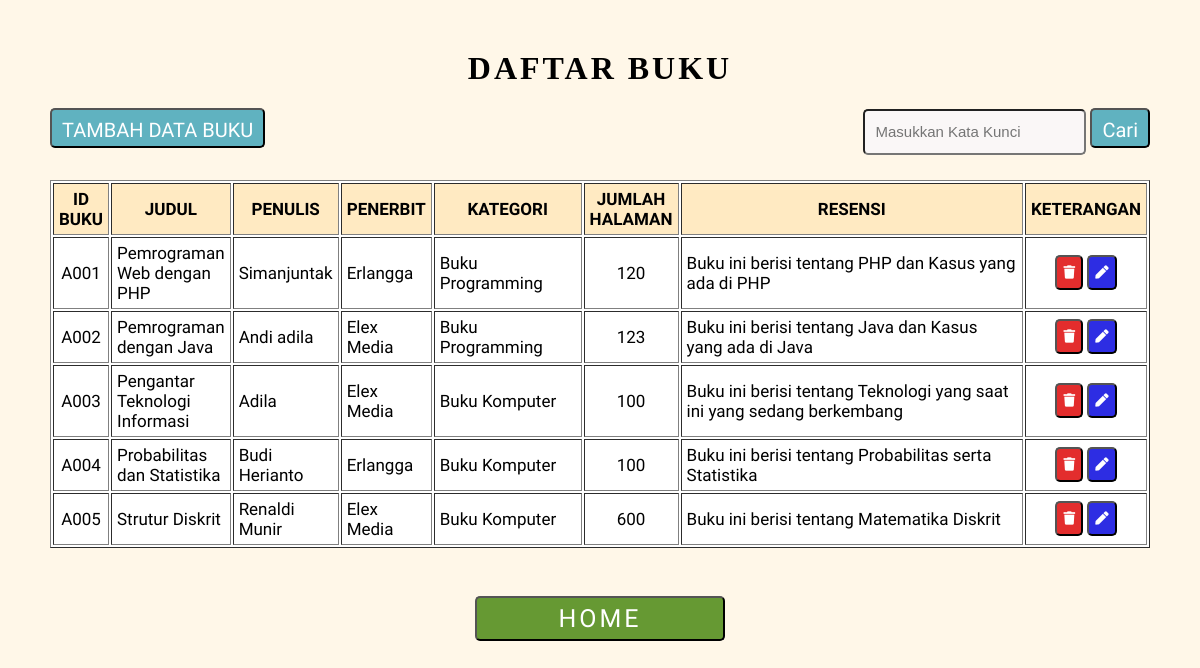
The page /home.php (signed in) on the database its author committed.
### tables this page shows
CREATE TABLE `tb_buku` (
  `Id_buku` varchar(12) NOT NULL,
  `Judul_buku` varchar(35) DEFAULT NULL,
  `Penulis` varchar(35) DEFAULT NULL,
  `Penerbit` varchar(35) DEFAULT NULL,
  `Kategori` varchar(100) NOT NULL,
  `Jumlah_hal` int(10) DEFAULT NULL,
  `Resensi` varchar(100) DEFAULT NULL
);

### function.php (called while the page is built, shortened)
<?php
$conn = mysqli_connect("localhost","root","","db_perpustakaan") or die ("Koneksi ke Database Gagal");
function query($query){
	global $conn;
	$sql = mysqli_query($conn,$query) or die ("Database tidak ada");
	$rows = [];
	while ($row = mysqli_fetch_assoc($sql)) {
		$rows[]=$row;
	}
	return $rows;
}
?>

### home.php (the view, shortened to what this page needs)
<?php
	require 'function.php';
	$get = "SELECT * FROM tb_buku";
	$books = query($get);
?>
<!DOCTYPE html>
<html>
<head>
	<link rel="stylesheet" type="text/css" href="style.css">
	<link rel="stylesheet" href="https://cdnjs.cloudflare.com/ajax/libs/font-awesome/5.13.0/css/all.min.css" />
</head>
<body class="books bg-1">
	<h1 class="text-center title-tabel">Daftar Buku</h1>
	<div class="position">
		<button class="btn btn3 font-Staatliches pad" onclick="window.location.href='tambah.php'">TAMBAH DATA BUKU</button>
		<form action="" method="POST" class="text-right">
			<input class="input" type="text" name="cari" placeholder="Masukkan Kata Kunci">
			<button name="submit" class="btn btn3 font-Staatliches">Cari</button>
		</form>
	</div>
	<table class="tabel font-DavidLibre" border="1" align="center" cellpadding="5">
		<tr class="tabel-head">
			<th>ID Buku</th>
			<th>Judul</th>
			<th>Penulis</th>
			<th>Penerbit</th>
			<th style="width: 140px;">Kategori</th>
			<th>Jumlah Halaman</th>
			<th style="width: 360px;">Resensi</th>
			<th>Keterangan</th>
		</tr>
		<?php foreach ($books as $book) { ?>
			<tr>
				<td class="text-center"><?php echo $book['Id_buku'] ?></td>
				<td><?php echo $book['Judul_buku'] ?></td>
				<td><?php echo $book['Penulis'] ?></td>
				<td><?php echo $book['Penerbit'] ?></td>
				<td><?php echo $book['Kategori'] ?></td>
				<td class="text-center"><?php echo $book['Jumlah_hal'] ?></td>
				<td><?php echo $book['Resensi'] ?></td>
				<td class="text-center">
					<button class="btn btn-action hapus" onclick="hapus('<?= $book['Id_buku'] ?>');"><i class='fas fa-trash'></i></button>
					<button class="btn btn-action edit" onclick="window.location.href='edit.php?id=<?= $book['Id_buku'] ?>'"><i class='fas fa-pen'></i></button>
			</tr>
		<?php } ?>
	</table>
	<br>
	<div class="text-center">
		<button class="btn btn1 font-Staatliches" onclick="window.location.href='index.php'">HOME</button>
	</div>
</body>
</html>

### style.css (style rules this page uses)
.bg-1 { background-color: rgb(255,247,232); }
.books { margin: 50px 50px 30px 50px; }
.font-Staatliches { font-family: 'Staatliches', cursive; }
.font-DavidLibre { font-family: 'David Libre', serif; }
.input { height: 40px; background-color: rgb(250,247,247); padding: 1px 10px; margin-bottom: 5px; border-radius: 5px; font-size: 15px; }
.btn { border-radius: 5px; cursor: pointer; }
.btn1 { margin: 30px 35px; width: 250px; height: 45px; background-color: rgb(102,153,51); color: white; letter-spacing: 3px; font-size: 25px; }
.btn3 { width: auto; height: 40px; background-color: rgb(96,178,192); color: white; font-size: 20px; line-height: 40px; padding: 0 10px; }
.btn-action { width: auto; height: 35px; text-align: center; color: white; }
.hapus { background-color: rgb(227,45,45); }
.edit { background-color: rgb(45,45,227); }
.text-center { text-align: center; }
.title-tabel { text-transform: uppercase; font-weight: bold; letter-spacing: 3px; }
.position { display: flex; justify-content: space-between; }
.tabel { margin-top: 20px; max-width: 1278px; width: 100%; background-color: white; font-size: 17px; }
.tabel-head { text-transform: uppercase; background-color: rgb(255,234,194); }

### rows shown on the page
tb_buku: Id_buku "A001", Judul_buku "Pemrograman Web dengan PHP", Penulis "Simanjuntak", Penerbit "Erlangga", Kategori "Buku Programming", Jumlah_hal "120", Resensi "Buku ini berisi tentang PHP dan Kasus yang ada di PHP"
tb_buku: Id_buku "A002", Judul_buku "Pemrograman dengan Java", Penulis "Andi adila", Penerbit "Elex Media", Kategori "Buku Programming", Jumlah_hal "123", Resensi "Buku ini berisi tentang Java dan Kasus yang ada di Java"
tb_buku: Id_buku "A003", Judul_buku "Pengantar Teknologi Informasi", Penulis "Adila", Penerbit "Elex Media", Kategori "Buku Komputer", Jumlah_hal "100", Resensi "Buku ini berisi tentang Teknologi yang saat ini yang sedang berkembang"
tb_buku: Id_buku "A004", Judul_buku "Probabilitas dan Statistika", Penulis "Budi Herianto", Penerbit "Erlangga", Kategori "Buku Komputer", Jumlah_hal "100", Resensi "Buku ini berisi tentang Probabilitas serta Statistika"
tb_buku: Id_buku "A005", Judul_buku "Strutur Diskrit", Penulis "Renaldi Munir", Penerbit "Elex Media", Kategori "Buku Komputer", Jumlah_hal "600", Resensi "Buku ini berisi tentang Matematika Diskrit"
